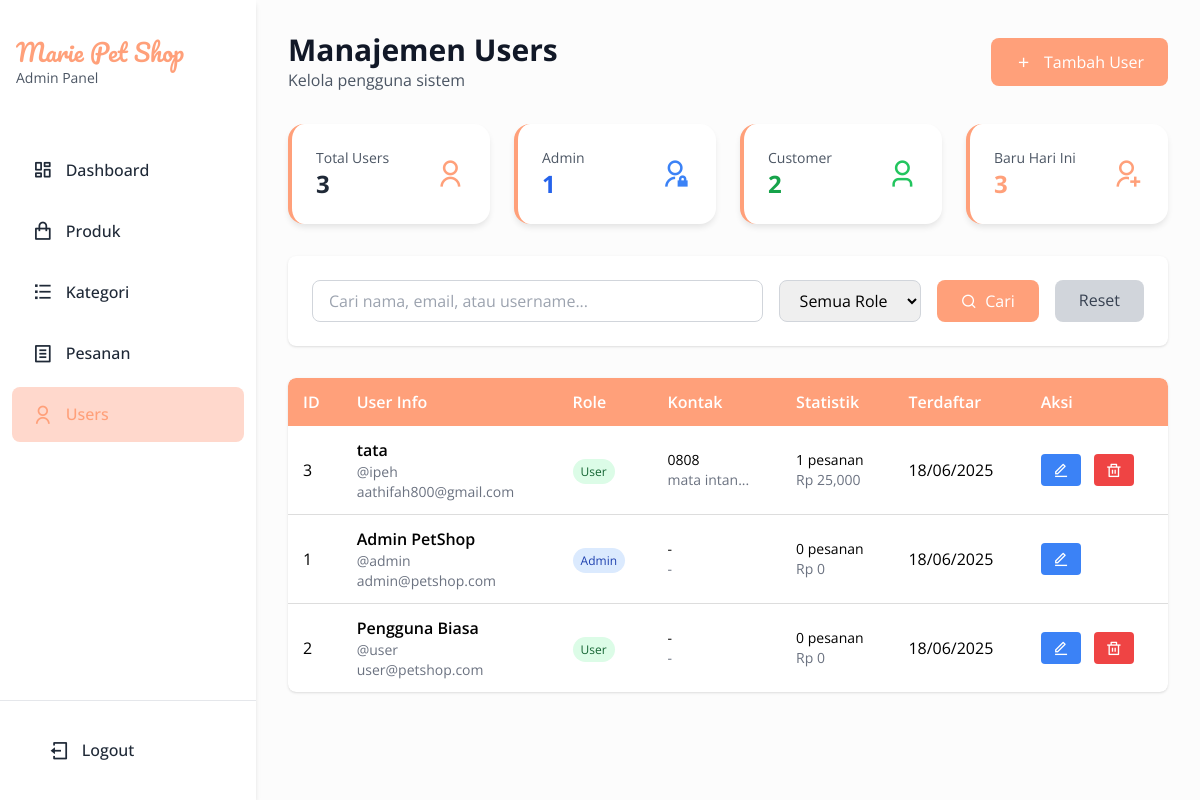
The page /admin/users.php (signed in) on the database its author committed.
### tables this page shows
CREATE TABLE `users` (
  `id` int(11) NOT NULL,
  `username` varchar(50) NOT NULL,
  `email` varchar(100) NOT NULL,
  `password` varchar(255) NOT NULL,
  `full_name` varchar(100) NOT NULL,
  `phone` varchar(20) DEFAULT NULL,
  `address` text DEFAULT NULL,
  `role` enum('admin','user') DEFAULT 'user',
  `created_at` timestamp NOT NULL DEFAULT current_timestamp()
);

### admin/users.php (the view, shortened to what this page needs)
<?php
$database = new Database();
$db = $database->getConnection();
$search = $_GET['search'] ?? '';
$query = "SELECT u.*,
          COUNT(o.id) as order_count,
          COALESCE(SUM(o.total_amount), 0) as total_spent
          FROM users u
          LEFT JOIN orders o ON u.id = o.user_id
          WHERE 1=1";
$params = [];
$query .= " GROUP BY u.id ORDER BY u.created_at DESC";
$stmt = $db->prepare($query);
$stmt->execute($params);
$users = $stmt->fetchAll(PDO::FETCH_ASSOC);
$stats_query = "SELECT
    COUNT(*) as total_users,
    SUM(CASE WHEN role = 'admin' THEN 1 ELSE 0 END) as admin_count,
    SUM(CASE WHEN role = 'user' THEN 1 ELSE 0 END) as user_count,
    COUNT(CASE WHEN DATE(created_at) = CURDATE() THEN 1 END) as new_today
    FROM users";
$stats_stmt = $db->prepare($stats_query);
$stats_stmt->execute();
$stats = $stats_stmt->fetch(PDO::FETCH_ASSOC);
?>
<!DOCTYPE html>
<html lang="en">
<head>
    <script src="https://cdn.tailwindcss.com"></script>
    <link rel="stylesheet" href="https://cdnjs.cloudflare.com/ajax/libs/remixicon/4.6.0/remixicon.min.css" />
</head>
<body>
    <div class="sidebar">
        <div class="logo-container">
            <h1 class="logo-text text-2xl text-primary">Marie Pet Shop</h1>
            <p class="text-sm text-gray-600">Admin Panel</p>
        </div>
        <nav>
            <a href="dashboard.php">
                <i class="ri-dashboard-line"></i>
                Dashboard
            </a>
            <a href="products.php">
                <i class="ri-shopping-bag-line"></i>
                Produk
            </a>
            <a href="categories.php">
                <i class="ri-list-check"></i>
                Kategori
            </a>
            <a href="orders.php">
                <i class="ri-file-list-line"></i>
                Pesanan
            </a>
            <a href="users.php" class="active">
                <i class="ri-user-line"></i>
                Users
            </a>
        </nav>
        <div class="logout-section">
            <a href="../auth/logout.php">
                <i class="ri-logout-box-line"></i>
                Logout
            </a>
        </div>
    </div>
    <div class="content">
        <div class="flex justify-between items-center mb-8">
            <div>
                <h1 class="text-3xl font-bold text-gray-900">Manajemen Users</h1>
                <p class="text-gray-600">Kelola pengguna sistem</p>
            </div>
            <button onclick="openAddModal()" class="bg-primary text-white px-6 py-3 rounded-button hover:bg-secondary transition-colors">
                <i class="ri-add-line mr-2"></i>
                Tambah User
            </button>
        </div>
        <div class="grid grid-cols-1 md:grid-cols-2 lg:grid-cols-4 gap-6 mb-8">
            <div class="stats-card">
                <div class="flex items-center justify-between">
                    <div>
                        <p class="text-gray-600 text-sm">Total Users</p>
                        <p class="text-2xl font-bold text-gray-800"><?php echo $stats['total_users']; ?></p>
                    </div>
                    <i class="ri-user-line text-3xl text-primary"></i>
                </div>
            </div>
            <div class="stats-card">
                <div class="flex items-center justify-between">
                    <div>
                        <p class="text-gray-600 text-sm">Admin</p>
                        <p class="text-2xl font-bold text-blue-600"><?php echo $stats['admin_count']; ?></p>
                    </div>
                    <i class="ri-admin-line text-3xl text-blue-500"></i>
                </div>
            </div>
            <div class="stats-card">
                <div class="flex items-center justify-between">
                    <div>
                        <p class="text-gray-600 text-sm">Customer</p>
                        <p class="text-2xl font-bold text-green-600"><?php echo $stats['user_count']; ?></p>
                    </div>
                    <i class="ri-user-3-line text-3xl text-green-500"></i>
                </div>
            </div>
            <div class="stats-card">
                <div class="flex items-center justify-between">
                    <div>
                        <p class="text-gray-600 text-sm">Baru Hari Ini</p>
                        <p class="text-2xl font-bold text-primary"><?php echo $stats['new_today']; ?></p>
                    </div>
                    <i class="ri-user-add-line text-3xl text-primary"></i>
                </div>
            </div>
        </div>
        <div class="bg-white p-6 rounded-lg shadow mb-8">
            <form method="GET" class="flex gap-4">
                <div class="flex-1">
                    <input type="text" name="search" value="<?php echo htmlspecialchars($search); ?>"
                           placeholder="Cari nama, email, atau username..."
                           class="w-full px-4 py-2 border border-gray-300 rounded-lg focus:ring-2 focus:ring-primary focus:border-primary">
                </div>
                <div>
                    <select name="role" class="px-4 py-2 border border-gray-300 rounded-lg focus:ring-2 focus:ring-primary focus:border-primary">
                        <option value="">Semua Role</option>
                    </select>
                </div>
                <button type="submit" class="bg-primary text-white px-6 py-2 rounded-button hover:bg-secondary transition-colors">
                    <i class="ri-search-line mr-2"></i>Cari
                </button>
                <a href="users.php" class="bg-gray-300 text-gray-700 px-6 py-2 rounded-button hover:bg-gray-400 transition-colors">
                    Reset
                </a>
            </form>
        </div>
        <div class="bg-white rounded-lg shadow overflow-hidden">
            <table>
                <thead>
                    <tr>
                        <th>ID</th>
                        <th>User Info</th>
                        <th>Role</th>
                        <th>Kontak</th>
                        <th>Statistik</th>
                        <th>Terdaftar</th>
                        <th>Aksi</th>
                    </tr>
                </thead>
                <tbody>
                    <?php foreach ($users as $user): ?>
                    <tr>
                        <td><?php echo $user['id']; ?></td>
                        <td>
                            <div>
                                <div class="font-semibold"><?php echo $user['full_name']; ?></div>
                                <div class="text-sm text-gray-500">@<?php echo $user['username']; ?></div>
                                <div class="text-sm text-gray-500"><?php echo $user['email']; ?></div>
                            </div>
                        </td>
                        <td>
                            <span class="px-2 py-1 text-xs rounded-full <?php echo $user['role'] == 'admin' ? 'bg-blue-100 text-blue-800' : 'bg-green-100 text-green-800'; ?>">
                                <?php echo ucfirst($user['role']); ?>
                            </span>
                        </td>
                        <td>
                            <div class="text-sm">
                                <div><?php echo $user['phone'] ?: '-'; ?></div>
                                <div class="text-gray-500"><?php echo $user['address'] ? substr($user['address'], 0, 30) . '...' : '-'; ?></div>
                            </div>
                        </td>
                        <td>
                            <div class="text-sm">
                                <div><?php echo $user['order_count']; ?> pesanan</div>
                                <div class="text-gray-500">Rp <?php echo number_format($user['total_spent']); ?></div>
                            </div>
                        </td>
                        <td><?php echo date('d/m/Y', strtotime($user['created_at'])); ?></td>
                        <td>
                            <button onclick="editUser(<?php echo htmlspecialchars(json_encode($user)); ?>)"
                                    class="bg-blue-500 text-white px-3 py-1 rounded mr-2 hover:bg-blue-600">
                                <i class="ri-edit-line"></i>
                            </button>
                            <?php if ($user['id'] != $_SESSION['user_id']): ?>
                            <button onclick="deleteUser(<?php echo $user['id']; ?>, <?php echo $user['order_count']; ?>)"
                                    class="bg-red-500 text-white px-3 py-1 rounded hover:bg-red-600">
                                <i class="ri-delete-bin-line"></i>
                            </button>
                            <?php endif; ?>
                        </td>
                    </tr>
                    <?php endforeach; ?>
                </tbody>
            </table>
        </div>
    </div>
</body>
</html>

### admin/users.php (style rules this page uses)
body { font-family: 'Open Sans', sans-serif; background-color: #FFF5F7; display: flex; min-height: 100vh; padding: 0; }
.logo-text { font-family: 'Pacifico', serif; }
.sidebar { flex-shrink: 0; width: 256px; background-color: white; box-shadow: 0 4px 6px -1px rgba(0, 0, 0, 0.1), 0 2px 4px -1px rgba(0, 0, 0, 0.06); z-index: 50; display: flex; flex-direction: column; padding-top: 20px; min-height: 100vh; align-self: stretch; }
.sidebar .logo-container { padding: 1rem; margin-bottom: 2rem; }
.sidebar nav { flex-grow: 1; }
.sidebar a { display: flex; align-items: center; padding: 12px 20px; color: #1f2937; font-weight: 500; border-radius: 8px; margin: 6px 12px; text-decoration: none; transition: background-color 0.3s ease, color 0.3s ease; }
.sidebar a:hover, .sidebar a.active { background-color: #FFD8CC; color: #FFA07A; }
.sidebar a i { margin-right: 12px; font-size: 1.3rem; }
.sidebar .logout-section { margin-top: auto; padding: 1rem; border-top: 1px solid #e5e7eb; }
.content { flex-grow: 1; padding: 2rem; background-color: #fcfcfc; }
table { border-collapse: collapse; width: 100%; background-color: white; border-radius: 8px; overflow: hidden; box-shadow: 0 4px 6px -1px rgba(0, 0, 0, 0.1), 0 2px 4px -1px rgba(0, 0, 0, 0.06); }
th, td { padding: 12px 15px; text-align: left; }
th { background-color: #FFA07A; color: white; font-weight: 600; border-bottom: none; }
tbody tr { border-bottom: 1px solid #ddd; }
tbody tr:last-child { border-bottom: none; }
.stats-card { background: white; border-radius: 16px; padding: 1.5rem; box-shadow: 0 4px 6px -1px rgba(0, 0, 0, 0.1); border-left: 4px solid #FFA07A; }

### rows shown on the page
users: id "3", full_name "tata", username "ipeh", email "aathifah800@gmail.com", role "User", phone "0808", address "mata intan", order_count "1", total_spent "25,000", created_at "18/06/2025"
users: id "1", full_name "Admin PetShop", username "admin", email "admin@petshop.com", role "Admin", phone "-", order_count "0", total_spent "0", created_at "18/06/2025"
users: id "2", full_name "Pengguna Biasa", username "user", email "user@petshop.com", role "User", phone "-", order_count "0", total_spent "0", created_at "18/06/2025"

### other values the page prints
$stats['total_users'] "3"
$stats['admin_count'] "1"
$stats['user_count'] "2"
$stats['new_today'] "3"
